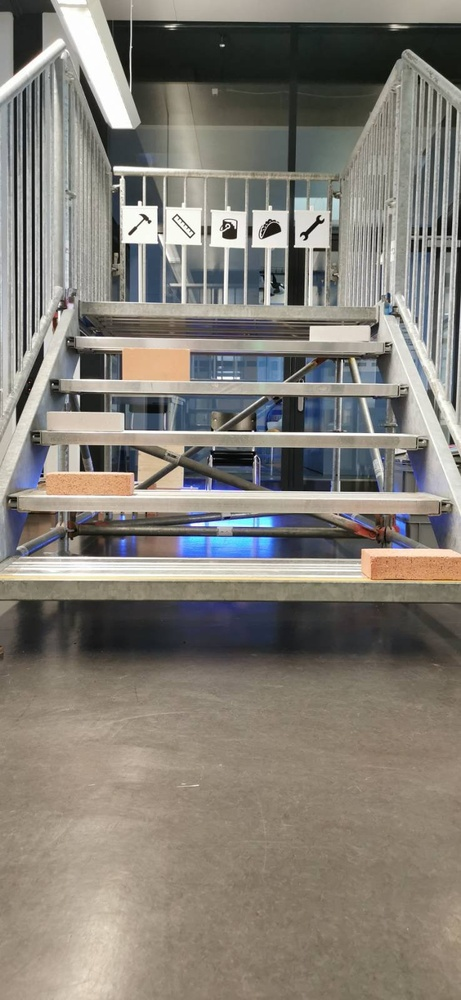
#> input picture StairDedection/Pictures/andrew/signal-2021-03-04-090319_008.jpeg, 461 x 1000 px, shrunk from 737 x 1600 before the run
$ python StairDetectionLines.py
#> lines starting #> are read from the running program, lines starting #| are printed output that depends on the picture; after the words box and inside, x2 and y2 are one past the last pixel; in counts of white or black regions, pixels touching at a corner belong together
import sys
import cv2 as cv
import numpy as np
import math as math

class Line:

    def __init__(self,x1,y1,x2,y2):
        self.x1 = x1
        self.y1 = y1
        self.x2 = x2
        self.y2 = y2
        self.calcDegree()
        self.calcOffset()


    def calcOffset(self):
        if (self.x2 - self.x1) > 0:
            self.offset = self.y1 - self.x1 * (self.y2 - self.y1) / (self.x2 - self.x1)
        else:
            self.offset = -1


    def calcDegree(self):
        if (self.x2 - self.x1) > 0:
            self.degree = math.degrees(np.arctan((self.y2 - self.y1) / (self.x2 - self.x1)))
        else:
            self.degree = 90


def main(argv):
    MINLINELENGTH = 100
    MAXHORIZONTALTILT = 5


    default_file = 'Pictures/andrew/signal-2021-03-04-090319_008.jpeg'
    filename = argv[0] if len(argv) > 0 else default_file

    src = cv.imread(filename, cv.IMREAD_GRAYSCALE)
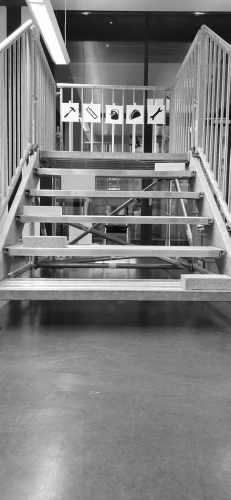
#> src: shape (1000, 461) (shown at 1/2 size); min 0, max 255, mean 127.5

    if src is None:
        print ('Error opening image!')
        print ('Usage: hough_lines.py [image_name -- default ' + default_file + '] \n')
        return -1

    # get Coutour of Pictures
    dst = cv.Canny(src, 50, 200, None, 3)
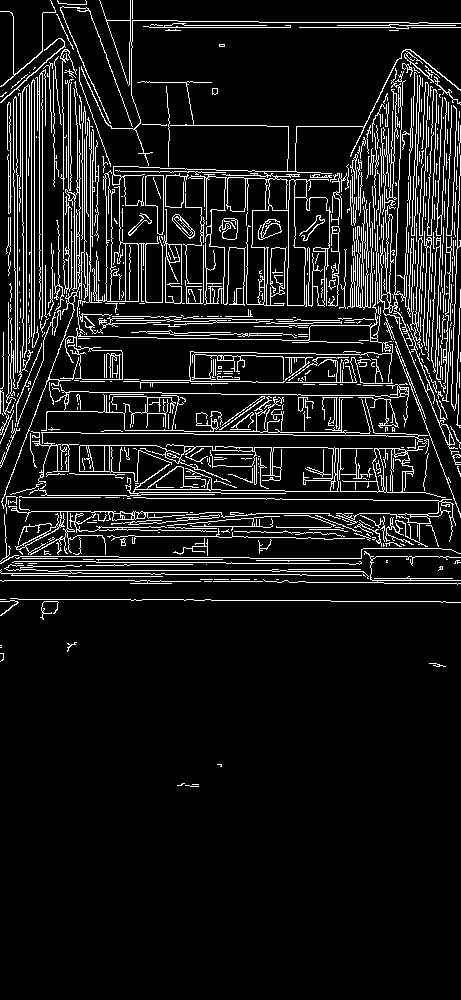
#> dst: shape (1000, 461); 9.8% white in thin lines or dots, all inside (x1, y1, x2, y2) = (0, 0, 461, 787)

    # Copy edges to the images that will display the results in BGR
    cdst = cv.cvtColor(dst, cv.COLOR_GRAY2BGR)

    # Get all streight lines in Pictures
    linesP = cv.HoughLinesP(dst, 1, np.pi / 180, 50, None, 50, 10)
#> linesP = 333 rows, first 6: [34, 333, 34, 57], [42, 336, 42, 64], [26, 386, 26, 64], [31, 336, 31, 74], [39, 318, 39, 67], [382, 500, 384, 448]
    inputImage = np.zeros((src.shape[0], src.shape[1], 3), np.uint8)
    outputImage = np.zeros((src.shape[0], src.shape[1], 3), np.uint8)

    height = src.shape[0]

    lines = []
    sortedByGradient = []


    #Loop through all lines an calc degrees and offset
    if linesP is not None:
        for i in range(0, len(linesP)):
            l = linesP[i][0]
            #    (l[1] >= l[3] and l[1] <= l[3] + 10) horizontal Lines
            line = Line(l[0], l[1], l[2], l[3])
            cv.line(cdst, (l[0], l[1]), (l[2], l[3]), (0, 255, 0), 1, cv.LINE_AA)
            if (line.degree < 11 and line.degree > -11) and line.offset >= 0:
                lines.append(line)
                print(line.degree)
                cv.line(inputImage, (line.x1, line.y1), (line.x2, line.y2), (0, 0, 255), 1, cv.LINE_AA)
#> this loop made 333 passes
#> (printed output is left out)
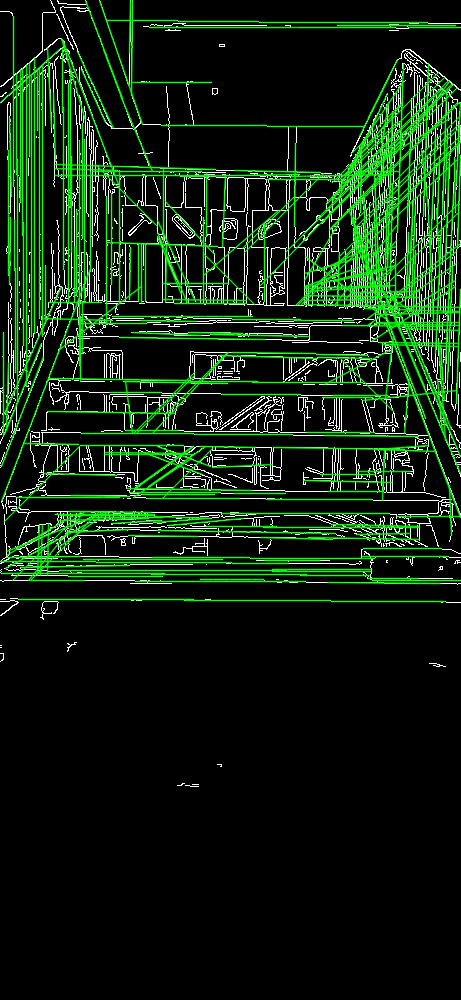
#> cdst: shape (1000, 461, 3); mean B, G, R 13.9, 36.6, 13.9
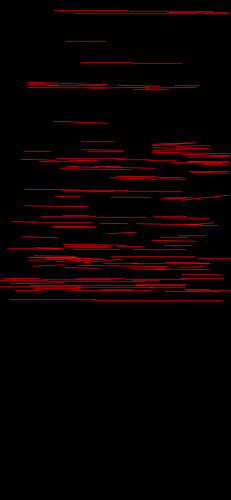
#> inputImage: shape (1000, 461, 3) (shown at 1/2 size); mean B, G, R 0, 0, 9.2
#> after the loop, lines = 135 items


    DEGREEBUCKET = 1
    OFFSETBUCKET = 10
    newLines = []
    lines.sort(key=lambda x: x.degree)
    angle = lines[0].degree
#> angle = -6.07
    tempLines = []
    for line in lines:
        # print(count)
        if (line.degree - angle) > DEGREEBUCKET and len(tempLines) > 0:
            # print(len(tempLines))
            tempOffsetList = []
            tempLines.sort(key=lambda x: x.offset)
            offset = tempLines[0].offset
            for tempLine in tempLines:
                # print(tempLines[i + 1].offset - offset)
                if (tempLine.offset - offset) > OFFSETBUCKET:
                    tempOffsetList.sort(key=lambda x: x.x1)
                    if len(tempOffsetList) > 1:
                        newLines.append(Line(tempOffsetList[0].x1, tempOffsetList[0].y1, tempOffsetList[len(tempOffsetList) - 1].x2, tempOffsetList[len(tempOffsetList) - 1].y2))
                    # else:
                    #     newLines.append(Line(tempOffsetList[0].x1, tempOffsetList[0].y1,tempOffsetList[0].x2, tempOffsetList[0].y2))
                    tempOffsetList.clear()
                    offset = tempLine.offset

                tempOffsetList.append(tempLine)
            tempLines.clear()
            angle = line.degree
        tempLines.append(line)
#> this loop made 135 passes
#> angle on pass 19: 0
#> after the loop, angle = 2.08; newLines = 28 items; offset = 529.8; tempLines = 3 items; tempOffsetList = 2 items


    print(len(newLines))
#| 28
    for newLine in newLines:
        cv.line(outputImage, (newLine.x1, newLine.y1), (newLine.x2, newLine.y2), (255, 0, 0), 1, cv.LINE_AA)
#> this loop made 28 passes
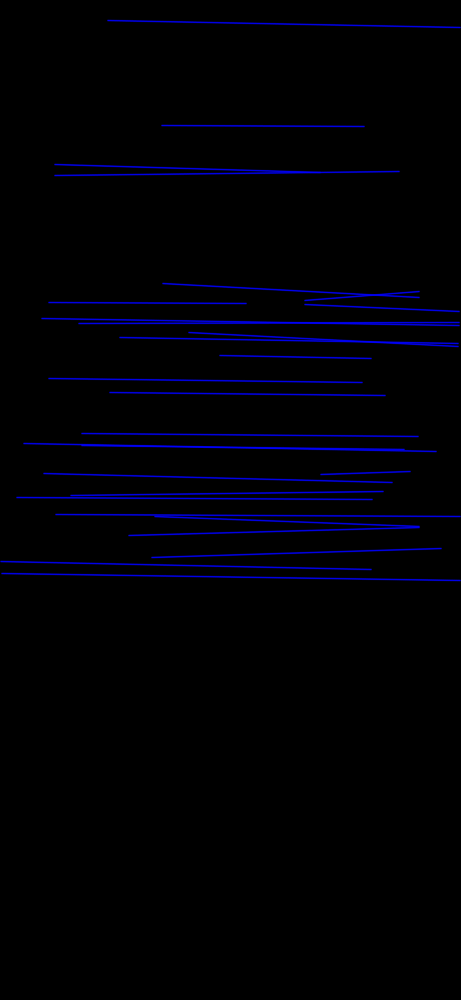
#> outputImage: shape (1000, 461, 3); mean of channels 0, 1, 2 6.1, 0, 0; drawn as B, G, R
    # Show results
    # cv.imshow("Source", src)
    cv.imshow("Detected Lines (in red) - Probabilistic Line Transform", cdst)
    cv.imwrite("DetectedLines.jpeg", cdst)
    # cv.imshow("Detected Lines (in ansform", src)
    cv.imshow("inputImage", inputImage)
    cv.imshow("outputImage", outputImage)
    cv.imwrite("inputImage.jpeg", inputImage)
    cv.imwrite("outputImage.jpeg", outputImage)
    # cv.imwrite("foo.jpeg",cdstP)


    # Wait and Exit
    cv.waitKey()
    return 0
    ## [exit]

if __name__ == "__main__":
    main(sys.argv[1:])

$ run again, with StairDedection/Pictures/andrew/signal-2021-03-04-090319_003.jpeg copied over StairDedection/Pictures/andrew/signal-2021-03-04-090319_008.jpeg
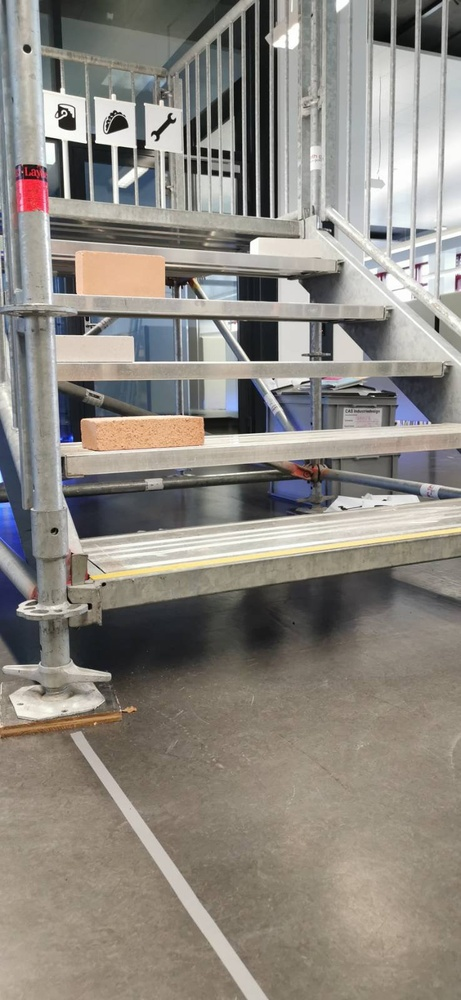
#> input picture StairDedection/Pictures/andrew/signal-2021-03-04-090319_003.jpeg, 461 x 1000 px, shrunk from 737 x 1600 before the run
#> in main, `dst = cv.Canny(src, 50, 200, None, 3)`:
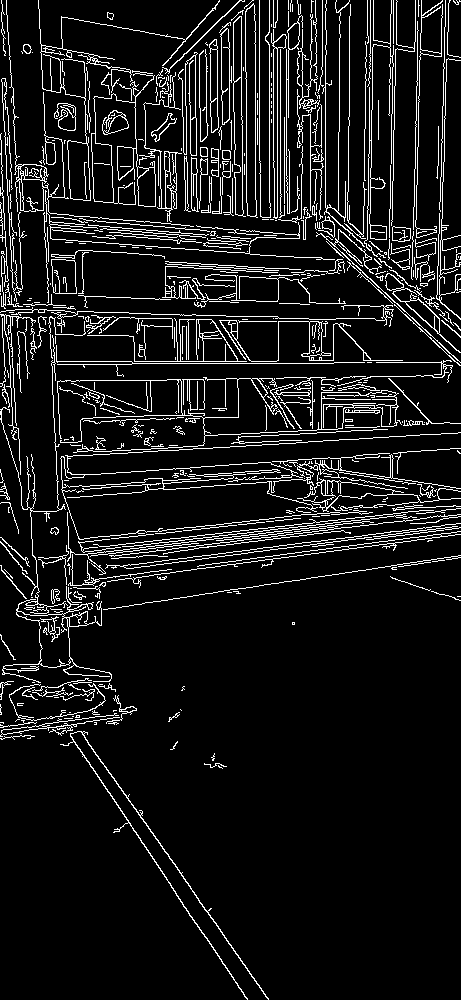
#> dst: shape (1000, 461); 9.2% white in thin lines or dots
#> linesP = 277 rows, first 6: [325, 237, 325, 45], [277, 217, 277, 39], [395, 85, 396, 0], [280, 219, 280, 36], [180, 433, 181, 381], [53, 305, 56, 361]
#> the loop in main, `for i in range(0, len(linesP)):` made 277 passes
#> (printed output is left out)
#> after the loop in main, `for i in range(0, len(linesP)):`: lines = 110 items
#> in main, `angle = lines[0].degree`: angle = -8.83
#> the loop in main, `for line in lines:` made 110 passes
#> angle on passes 8, 27, 42, 46, 54, 60: -7.82, -6.8, -5.8, -4.4, -3.37, -1.91
#> after the loop in main, `for line in lines:`: angle = 9.98; newLines = 19 items; offset = 416.6; tempLines = 3 items; tempOffsetList = 2 items
#| 19
#> the loop in main, `for newLine in newLines:` made 19 passes
#> after the loop in main, `for newLine in newLines:`:
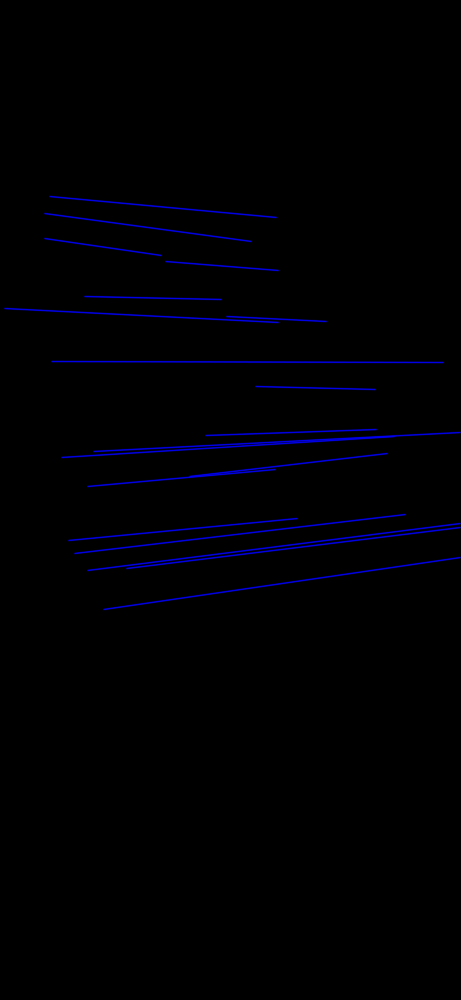
#> outputImage: shape (1000, 461, 3); mean of channels 0, 1, 2 3.5, 0, 0; drawn as B, G, R

$ run again, with StairDedection/Pictures/andrew/signal-2021-03-04-090319_004.jpeg copied over StairDedection/Pictures/andrew/signal-2021-03-04-090319_008.jpeg
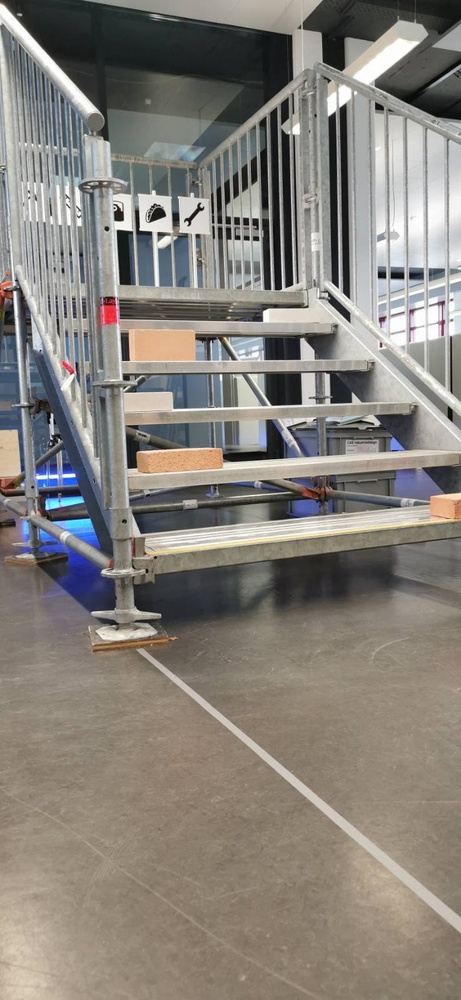
#> input picture StairDedection/Pictures/andrew/signal-2021-03-04-090319_004.jpeg, 461 x 1000 px, shrunk from 737 x 1600 before the run
#> in main, `dst = cv.Canny(src, 50, 200, None, 3)`:
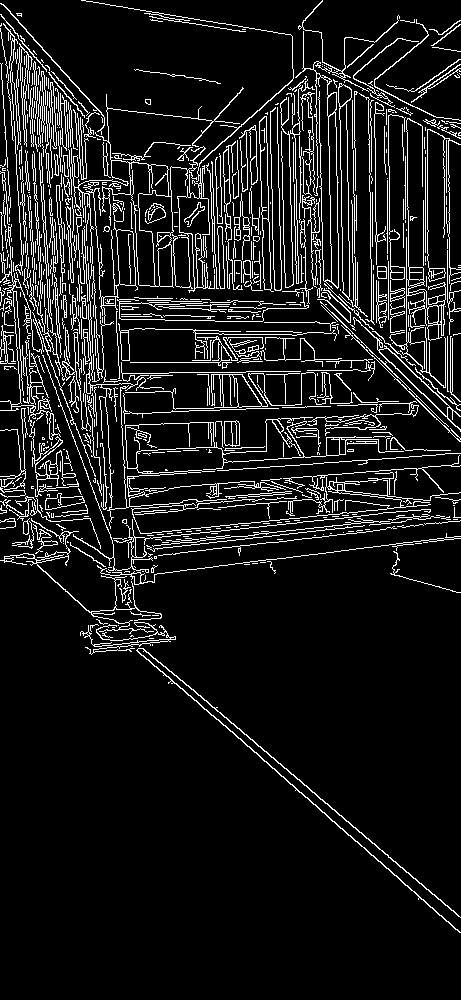
#> dst: shape (1000, 461); 10% white in thin lines or dots
#> linesP = 352 rows, first 6: [92, 611, 432, 907], [14, 83, 36, 397], [35, 53, 40, 146], [4, 168, 25, 478], [111, 230, 126, 507], [367, 85, 369, 191]
#> the loop in main, `for i in range(0, len(linesP)):` made 352 passes
#> (printed output is left out)
#> after the loop in main, `for i in range(0, len(linesP)):`: lines = 66 items
#> in main, `angle = lines[0].degree`: angle = -10.01
#> the loop in main, `for line in lines:` made 66 passes
#> angle on passes 13, 23, 30, 37, 40, 50, 57: -6.06, -4.71, -3.43, -1.15, 0, 1.12, 2.2
#> after the loop in main, `for line in lines:`: angle = 8.43; newLines = 14 items; offset = 96.44; tempLines = 1 item
#| 14
#> the loop in main, `for newLine in newLines:` made 14 passes
#> after the loop in main, `for newLine in newLines:`:
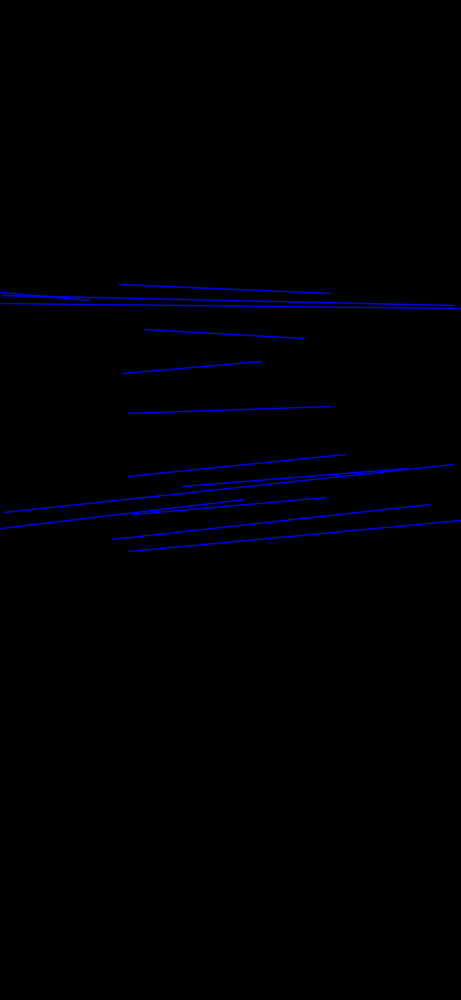
#> outputImage: shape (1000, 461, 3); mean of channels 0, 1, 2 2.8, 0, 0; drawn as B, G, R
